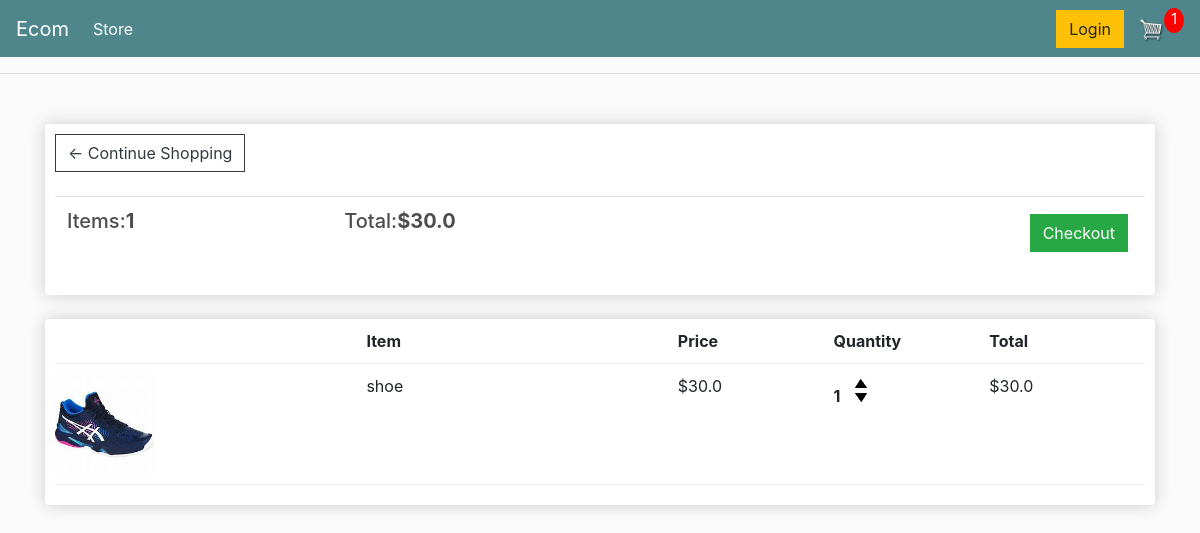
The app's page /cart/ (signed in) with its own data.
### store/models.py (models this page shows, shortened)
class Order(models.Model):
    customer=models.ForeignKey(Customer,on_delete=models.SET_NULL,null=True,blank=True)
    date_ordered=models.DateTimeField(auto_now_add=True)
    complete=models.BooleanField(default=False)
    transaction_id=models.CharField(max_length=200)
    @property
    def get_cart_total(self):
        orderitems=self.orderitem_set.all()
        total=sum([item.get_total for item in orderitems])
        return total
    def get_cart_items(self):
        orderitems=self.orderitem_set.all()
        total=sum([item.quantity for item in orderitems])
        return total

class OrderItem(models.Model):
    product=models.ForeignKey(Product,on_delete=models.SET_NULL,null=True,blank=True)
    order=models.ForeignKey(Order,on_delete=models.SET_NULL,null=True,blank=True)
    quantity=models.IntegerField(default=0,null=True,blank=True)
    date_added=models.DateTimeField(auto_now_add=True)
    @property
    def get_total(self):
        total=self.product.price*self.quantity
        return total

class Product(models.Model):
    name=models.CharField(max_length=200)
    price=models.FloatField()
    digital=models.BooleanField(default=False,null=True,blank=True)
    image=models.ImageField(upload_to='products/',null=True,blank=True)
    @property
    def imageURL(self):
        try:
            url=self.image.url
        except:
            url=''
        return url

### store/views.py (the view)
# urls.py: path('cart/',views.cart,name="cart"),
def cart(request):
    data=cartData(request)
    cartItems=data['cartItems']
    order=data['order']
    items=data['items']
    context={'items':items,
             'order':order,
             'cartItems':cartItems
    }
    return render(request, 'store/cart.html', context)

### store/utils.py (called while the page is built)
def cartData(request):
    if request.user.is_authenticated:
        customer=request.user.customer
        order,created=Order.objects.get_or_create(customer=customer,complete=False)
        items=order.orderitem_set.all()
        cartItems=order.get_cart_items
    else:
        cookieData=cookieCart(request)
        cartItems=cookieData['cartItems']
        order=cookieData['order']
        items=cookieData['items']
    return {'cartItems':cartItems,'order':order,'items':items}

### store/templates/store/cart.html
{% extends 'store/main.html' %}
{% load static %}
{% block content %}
<div class="row">
    <div class="col-lg-12">
        <div class="box-element">
            <a  class="btn btn-outline-dark" href="{% url 'store' %}">&#x2190; Continue Shopping</a>
            <br>
            <br>
            <table class="table">
                <tr>
                    <th><h5>Items:<strong>{{order.get_cart_items}}</strong></h5></th>
                    <th><h5>Total:<strong>${{order.get_cart_total}}</strong></h5></th>
                    <th>
                        <a  style="float:right; margin:5px;" class="btn btn-success" href="{% url 'checkout' %}">Checkout</a>
                    </th>
                </tr>
            </table>
        </div>
            <br>
                <div class="box-element">
                    <div class="cart-row">
                        <div style="flex:2"></div>
                        <div style="flex:2"><strong>Item</strong></div>
                        <div style="flex:1"><strong>Price</strong></div>
                        <div style="flex:1"><strong>Quantity</strong></div>
                        <div style="flex:1"><strong>Total</strong></div>
                    </div>
        {% for item in items %}
        <div class="cart-row">
            <div style="flex:2"><img class="row-image" src="{{item.product.imageURL}}"></div>
            <div style="flex:2"><p>{{item.product.name}}</p></div>
            <div style="flex:1"><p>${{item.product.price}}</p></div>
            <div style="flex:1">
                <p class="quantity">{{item.quantity}}</p>
                <div class="quantity">
                    <img data-product="{{item.product.id}}"data-action="add" class="chg-quantity update-cart" src="{% static  'image/arrow-up.png' %}">
                    <img data-product="{{item.product.id}}"data-action="remove" class="chg-quantity update-cart" src="{% static  'image/arrow-down.png' %}">
                </div>
            </div>
            <div style="flex:1"><p>${{item.get_total}}</p></div>
        </div>
        {% endfor %}
    </div>
</div>
</div>
{% endblock content %}

### store/templates/store/main.html (shortened to what this page needs)
<!DOCTYPE html>
{% load static %}
<html>
    <head>
        <link rel="stylesheet" href="https://stackpath.bootstrapcdn.com/bootstrap/4.4.1/css/bootstrap.min.css">
	    <link rel="stylesheet" type="text/css" href="{% static 'css/main.css' %}">
    </head>
    <body>
      <nav class="navbar navbar-expand-lg navbar-dark bg-dark">
        <a class="navbar-brand" href="{% url 'store' %}">Ecom</a>
        <div class="collapse navbar-collapse" id="navbarSupportedContent">
          <ul class="navbar-nav mr-auto">
            <li class="nav-item active">
              <a class="nav-link" href="{% url 'store' %}">Store <span class="sr-only">(current)</span></a>
            </li>
          </ul>
          <div class="form-inline my-2 my-lg-0">
                <a href="#"class="btn btn-warning">Login</a>
                  <a href="{% url 'cart' %}">
                    <img  id="cart-icon" src="{% static 'image/cart.png' %}">
                   </a>
                 <p id="cart-total">{{cartItems}}</p>
               </div>
        </div>
      </nav>
        <hr>
        <div class="container">
            <br>
            {% block content %}
            {% endblock content %}
    </body>
</html>

### store/static/css/main.css (style rules this page uses)
body { background-color: hsl(0, 0%, 98%); }
h1,h2,h3,h4,h5,h6 { color:hsl(0, 0%, 30%); }
.box-element { box-shadow:hsl(0, 0%, 80%) 0 0 16px; background-color: #fff; border-radius: 4px; padding: 10px; }
.bg-dark { background-color: #4f868c!important; }
#cart-icon { width:25px; display: inline-block; margin-left: 15px; }
#cart-total { display: block; text-align: center; color:#fff; background-color: red; width: 20px; height: 25px; border-radius: 50%; font-size: 14px; }
.col-lg-4, .col-lg-6, .col-lg-8, .col-lg-12 { margin-top: 10px; }
.btn { border-radius: 0; }
.row-image { width: 100px; }
.cart-row { display: flex; align-items: flex-stretch; padding-bottom: 10px; margin-bottom: 10px; border-bottom: 1px solid #ececec; }
.quantity { display: inline-block; font-weight: 700; padding-right:10px; }
.chg-quantity { width: 12px; cursor: pointer; display: block; margin-top: 5px; transition:.1s; }

### records on screen
Order: id.quantity "1", get_cart_items "1", get_cart_total "30.0"
OrderItem: product.imageURL (picture), product.name "shoe", product.price "30.0", quantity "1", get_total "30.0"
